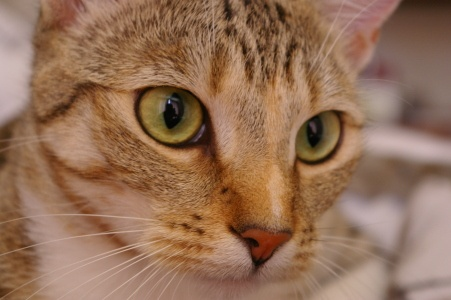
#> input picture slide_assets/ai_samples/chelsea.jpg, 451 x 300 px, given in place of ex3.jpg, which was not available
$ python ch6_variation.py
#> lines starting #> are read from the running program, lines starting #| are printed output that depends on the picture; pictures that were not available may be replaced by others from this repository, and a replacement may not be noted
### slide_assets/src/ip_panels2.py
"""The rest of the Image Processing chapter panels.

Same rule as ip_panels.py: anything that looks like a result IS a result -
real OpenCV run on the course's own sample images. The only drawn pieces are
the two diagrams (the face illustration and the web -> PC -> device path),
which depict a workflow rather than claim a measurement.
"""
import os

import cv2
import numpy as np
import matplotlib
matplotlib.use("Agg")
import matplotlib.pyplot as plt
from matplotlib.patches import FancyBboxPatch, Rectangle, Circle, Polygon, Ellipse
from PIL import Image, ImageDraw, ImageFont
import matplotlib.font_manager as fm

SAMPLES = "/home/claude/image_processing_lab/samples/"
LAB_URL = "https://tesr-channel.github.io/image_processing_lab/"
OUT = "/home/claude/deck/img/"

BG, PANEL, EDGE = "#0F1216", "#1B2027", "#3A434F"
GOLD, GOLD_D, CRIM = "#D9A441", "#A87C2C", "#D62828"
WHITE, MUTED, DIM = "#FFFFFF", "#9AA3AE", "#6C7480"
GREEN, BLUE, STEEL = "#6FBF73", "#5B8DEF", "#AEB5BD"
TH, MONO = "Kanit", "DejaVu Sans Mono"
S, P = 2, 0.72


def fig(w, h):
    f = plt.figure(figsize=(w * S / 100, h * S / 100), dpi=100)
    f.patch.set_facecolor(BG)
    a = f.add_axes([0, 0, 1, 1])
    a.set_xlim(0, w); a.set_ylim(0, h); a.invert_yaxis()
    a.axis("off"); a.set_facecolor(BG)
    return f, a


def t(a, x, y, s, px=20, c=WHITE, ha="left", va="center", w="normal", z=8,
      fam=TH, rot=0):
    a.text(x, y, s, fontsize=px * P * S, color=c, ha=ha, va=va, rotation=rot,
           fontfamily=fam, fontweight=w, zorder=z)


# [11 lines left out: functions bx, arrow, not called in this run]


def put_img(a, bgr, x, y, w, h, border=EDGE):
    """Drop a real OpenCV image onto the axes, letterboxed into w x h."""
    rgb = cv2.cvtColor(bgr, cv2.COLOR_BGR2RGB) if bgr.ndim == 3 else \
          cv2.cvtColor(bgr, cv2.COLOR_GRAY2RGB)
    ih, iw = rgb.shape[:2]
    sc = min(w / iw, h / ih)
    tw, th_ = iw * sc, ih * sc
    px, py = x + (w - tw) / 2, y + (h - th_) / 2
    a.imshow(rgb, extent=(px, px + tw, py + th_, py), zorder=6)
    a.add_patch(Rectangle((px, py), tw, th_, fc="none", ec=border,
                          lw=1.2 * S, zorder=7))
    return px, py, tw, th_


# ------------------------------------------------- 1. just open the camera
# [292 lines left out: functions panel_stream, panel_numbers, panel_fps, panel_haar, panel_codes, panel_path, not called in this run]


# [8 lines that do not run on import are left out]

### slide_assets/src/ch6_variation.py
"""Chapter 6, page 4 - what "vary your images" actually looks like.

The page showed five columns of blank grey rectangles labelled LIGHTING,
ANGLE, DISTANCE, POSITION, BACKGROUND. Anon's verdict was that it shows
nothing at all: blocks and words, no picture of the thing being described.

So this replaces it with five real frames of one subject, each altered the way
the column headings describe, so a learner can see what a varied set looks
like before being asked to shoot one.

Honesty: these five are **one photograph altered with OpenCV**, not five
separate photographs taken on a line. That is stated on the figure itself, in
the same way the rest of the course marks a drawn figure as a diagram. The
point of the slide is the idea of variation, and on their own line the learner
takes five real ones.

Subject is the course's own ex3.jpg - coins on a plain surface - because small,
round, near-identical parts photographed from above is what an inspection job
usually looks like.

Output: /home/claude/deck/img/ch6_variation.png, for a 1713.6x405.853 box.
"""
import os
import sys

import cv2
import numpy as np

sys.path.insert(0, "/home/claude/deck")
from ip_panels2 import fig, t, put_img, OUT, GOLD, WHITE, MUTED, BG

W, H = 1714, 406
SCENE = "/home/claude/image_processing_lab/samples/ex3.jpg"

LABEL_PX, NOTE_PX = 26, 22
MARGIN, GAP, TH = 24, 16, 270


def surface(img):
    """The photo's own background colour, so filled areas are not flat white."""
    h, w = img.shape[:2]
    patch = img[int(h * 0.04):int(h * 0.16), int(w * 0.04):int(w * 0.16)]
    return [int(v) for v in patch.reshape(-1, 3).mean(axis=0)]


def dim(img, f=0.34):
    """Lights off: the whole frame loses exposure, it does not just darken."""
    return cv2.convertScaleAbs(img, alpha=f, beta=-8)


def tilt(img, deg=14):
    h, w = img.shape[:2]
    M = cv2.getRotationMatrix2D((w / 2, h / 2), deg, 1.0)
    return cv2.warpAffine(img, M, (w, h), borderValue=surface(img))


def further(img, f=0.55):
    """The part sits further from the camera, so it covers fewer pixels.

    The frame has to be filled out somehow - there is no more scene in the
    photograph than the photograph holds - so it is filled with the surface
    colour sampled from the picture itself rather than with flat white.
    """
    h, w = img.shape[:2]
    small = cv2.resize(img, (int(w * f), int(h * f)),
                       interpolation=cv2.INTER_AREA)
    out = np.full_like(img, 0)
    out[:] = surface(img)
    y, x = (h - small.shape[0]) // 2, (w - small.shape[1]) // 2
    out[y:y + small.shape[0], x:x + small.shape[1]] = small
    return out


def at_edge(img, keep=0.68):
    """Crop a window off to one side, so the parts sit near the frame edge.

    A crop rather than a shift, so the frame is filled with real background
    instead of padding.
    """
    h, w = img.shape[:2]
    x0 = int(w * (1 - keep))
    return cv2.resize(img[:, x0:], (w, h), interpolation=cv2.INTER_AREA)


FRAMES = [
    ("as installed", lambda im: im),
    ("lights off", dim),
    ("camera tilted", tilt),
    ("part further away", further),
    ("part at the edge", at_edge),
]


def panel_variation():
    base = cv2.imread(SCENE)
#> base is the input picture: shape (300, 451, 3); mean B, G, R 86.8, 111.4, 147.7
    if base is None:
        raise SystemExit("missing sample: " + SCENE)

    f, a = fig(W, H)
    cw = (W - 2 * MARGIN - (len(FRAMES) - 1) * GAP) / len(FRAMES)

    for i, (label, fn) in enumerate(FRAMES):
        x = MARGIN + i * (cw + GAP)
        put_img(a, fn(base.copy()), x, 16, cw, TH)
        t(a, x + cw / 2, 308, label, px=LABEL_PX,
          c=GOLD if i else WHITE, ha="center", w="bold" if i == 0 else "normal")
#> this loop made 5 passes
#> pass 2, in put_img (call 2), `rgb = cv2.cvtColor(bgr, cv2.COLOR_BGR2RGB) if bgr.ndim == 3 else \ cv2..`:
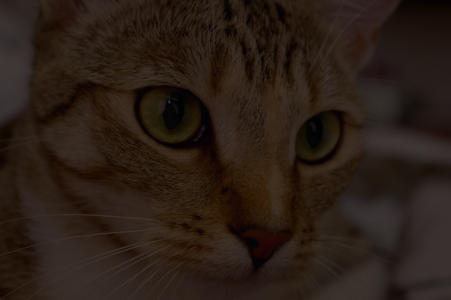
#> rgb: shape (300, 451, 3); mean R, G, B 42.2, 29.9, 21.8
#> pass 3, in surface, `patch = img[int(h * 0.04):int(h * 0.16), int(w * 0.04):int(w * 0.16)]`:
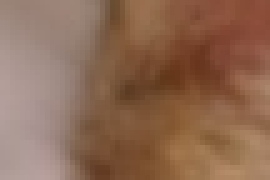
#> patch: shape (36, 54, 3) (shown 5 times larger); mean of channels 0, 1, 2 83.8, 105.6, 141.9; drawn as B, G, R
#> pass 3, in put_img (call 3), `rgb = cv2.cvtColor(bgr, cv2.COLOR_BGR2RGB) if bgr.ndim == 3 else \ cv2..`:
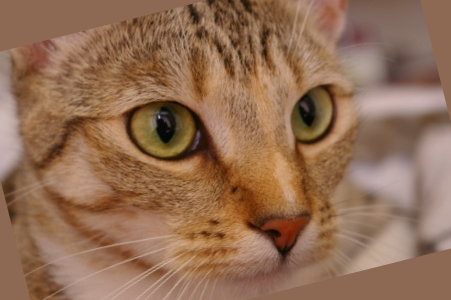
#> rgb: shape (300, 451, 3); mean R, G, B 146.4, 109.7, 84.2

    t(a, MARGIN, 364,
      "One photograph altered five ways, to show what a varied set looks like"
      " — on your own line you take five real ones.", px=NOTE_PX, c=MUTED)

    f.savefig(OUT + "ch6_variation.png", dpi=100, facecolor=BG)
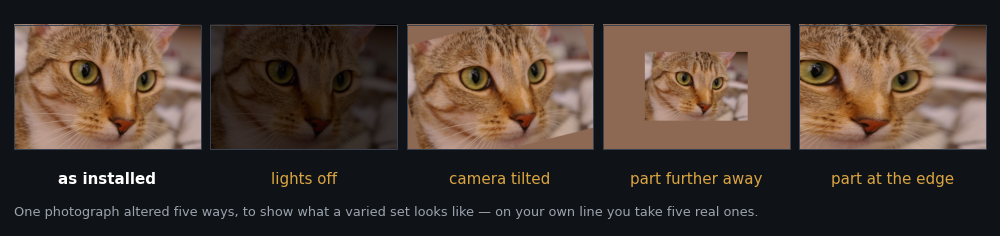
#> figure drawn by matplotlib, 1 panel
    print("ch6_variation.png")
    print("  scene :", os.path.basename(SCENE), base.shape[1::-1])
#|   scene : ex3.jpg (451, 300)
    print("  frames:", ", ".join(n for n, _ in FRAMES))


if __name__ == "__main__":
    os.makedirs(OUT, exist_ok=True)
    panel_variation()
